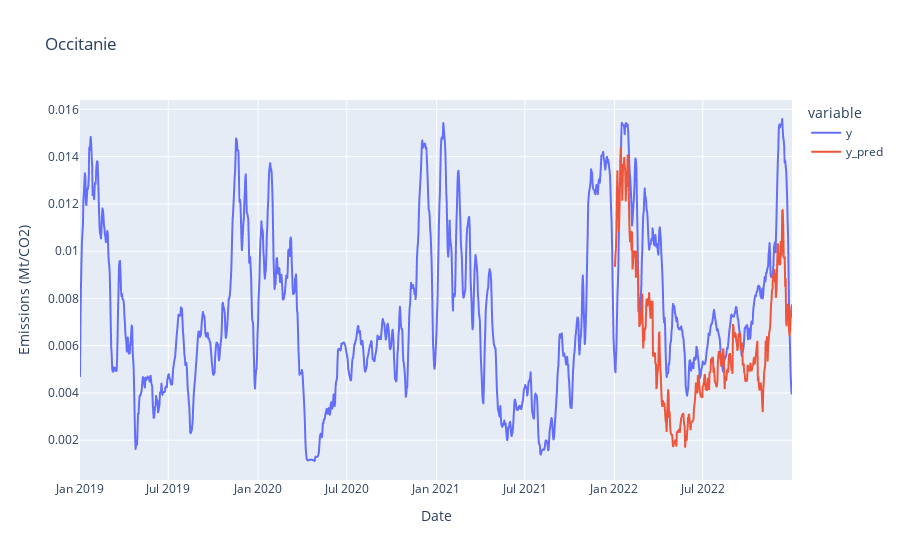

This figure's notebook cell:
### Code cell
# Plot for the region `reg`
REGIONS = np.unique(df_carbon['Region'])
reg = REGIONS[8]

output_df[output_df['Region'] == reg].drop(columns='Region').set_index('Date').plot(title=reg).update_layout(
    xaxis_title="Date", yaxis_title="Emissions (Mt/CO2)"
)

### Figure 1 — Plotly figure (JSON) as saved in the notebook; plotly's stock layout.template omitted (floating-point values rounded to 4 significant figures; data arrays with more than 128 entries replaced by an {"elided": "..."} marker saying what was removed)
{"data": [{"hovertemplate": "variable=y<br>Date=%{x}<br>value=%{y}<extra></extra>", "legendgroup": "y", "line": {"color": "#636efa", "dash": "solid"}, "marker": {"symbol": "circle"}, "mode": "lines", "name": "y", "showlegend": true, "type": "scattergl", "x": {"elided": "1461 str values"}, "xaxis": "x", "y": {"elided": "1461 float values"}, "yaxis": "y"}, {"hovertemplate": "variable=y_pred<br>Date=%{x}<br>value=%{y}<extra></extra>", "legendgroup": "y_pred", "line": {"color": "#EF553B", "dash": "solid"}, "marker": {"symbol": "circle"}, "mode": "lines", "name": "y_pred", "showlegend": true, "type": "scattergl", "x": {"elided": "1461 str values"}, "xaxis": "x", "y": {"elided": "1461 float values"}, "yaxis": "y"}], "layout": {"legend": {"title": {"text": "variable"}, "tracegroupgap": 0}, "title": {"text": "Occitanie"}, "xaxis": {"anchor": "y", "domain": [0, 1], "title": {"text": "Date"}}, "yaxis": {"anchor": "x", "domain": [0, 1], "title": {"text": "Emissions (Mt/CO2)"}}}}
